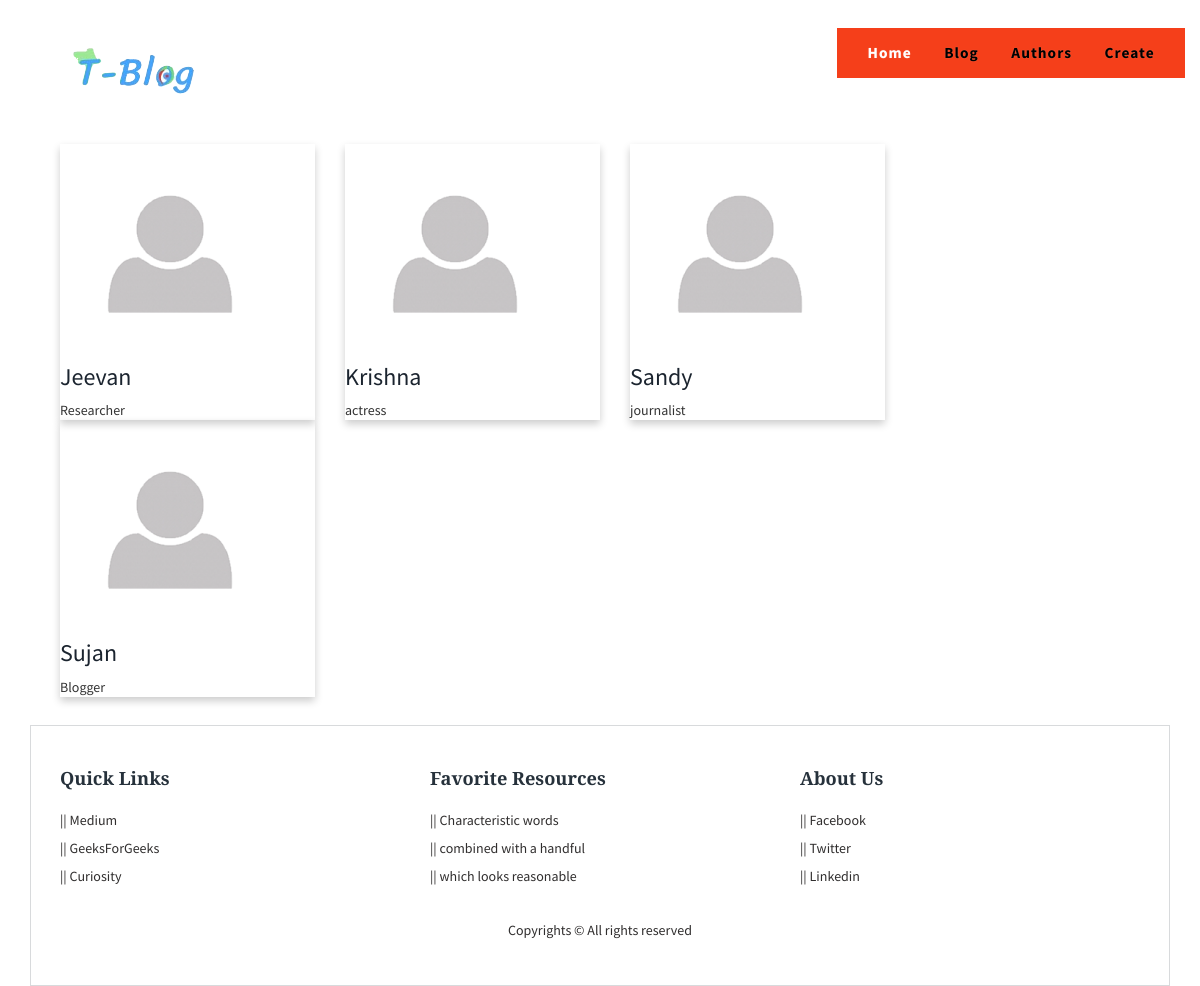
The page /blog/authors/ on the database its author committed.
### blogs/models.py (models this page shows, shortened)
class Author(models.Model):
    name = models.CharField(max_length=50)
    email = models.EmailField()
    bio = models.TextField(max_length=250)

### blogs/views.py (the view)
# urls.py: path('authors/', author_view, name='authors'),
def author_view(request):
    data = Author.objects.all().order_by('name')
    context = {
        'data':data
    }
    return render(request,'blogs/author_list.html', context=context)

### blogs/templates/blogs/author_list.html (shortened to what this page needs)
{% extends 'blogs/base_blog.html' %}
{% load static %}
{% block content %}
<div class="container">
    <div class="col-md-9 bann-right">
    <ul class="row portfolio list-unstyled mb-0 boxed-portfolio">
      {% for author in data %}
      <li class="col-md-8 col-lg-4 project" data-groups="[&quot;skill1&quot;]">
          <div class="card mb-0">
              <div class="project m-0">
                  <figure class="portfolio-item">
                      <a href="#" class="hovereffect">
                          <img class="img-responsive " src="{% static 'blogs/images/person-placeholder.png' %}" alt="">
                      </a>
                  </figure>
              </div>
              <div class="card-body">
                  <h3 class='card-text fw-bold'><a href="#" class="card-title title-link fs-16 fw-bold">{{author.name}}</a></h3>
                  <p class="card-text mt-5 mb-0 fs-14">{{ author.bio }}</p>
              </div>
          </div>
      </li>
      {% endfor %}
    </ul>
  </div>
</div>
{% endblock content %}

### blogs/templates/blogs/base_blog.html (shortened to what this page needs)
{% load static %}
<!DOCTYPE HTML>
<html>
<head>
<link href="{% static 'blogs/css/bootstrap.css' %}" rel="stylesheet" type="text/css" media="all">
<link href="{% static 'blogs/css/style.css' %}" rel="stylesheet" type="text/css" media="all" />
</head>
<body>
<div class="container">
	<div class="header">
		<div class="container">
			<div class="blog-grid-left">
				<a href="{% url 'blogs:homepage' %}"><img src="{% static 'blogs/images/LogoWi.png' %}" class="img-responsive" alt=""></a>
			</div>
				<div class="head-nav">
						<ul class="cl-effect-1">
							<li class="active"><a href="{% url 'pages:home' %}">Home</a></li>
                            <li><a href="{% url 'blogs:blog' %}">Blog</a></li>
                            <li><a href="{% url 'blogs:authors' %}">Authors</a></li>
							<li><a href="{% url 'blogs:create_blog' %}">Create</a></li>
										<div class="clearfix"></div>
						</ul>
				</div>
					<div class="clearfix"> </div>
		</div>
	</div>
	{% block content %}
    {% endblock content %}
	<div class="footer">
		<div class="col-md-4 foot-1">
			<h4>Quick Links</h4>
			<ul>
				<li><a href="https://medium.com/" target="_new">|| Medium  </a></li>
				<li><a href="https://geeksforgeeks.com/" target="_new">||   GeeksForGeeks</a></li>
				<li><a href="https://curiositydaily.com/" target="_new">||   Curiosity</a></li>
			</ul>
		</div>
		<div class="col-md-4 foot-1">
			<h4>Favorite Resources</h4>
			<ul>
				<li><a href="#">||   Characteristic words</a></li>
				<li><a href="#">||   combined with a handful</a></li>
				<li><a href="#">||   which looks reasonable</a></li>
			</ul>
		</div>
		<div class="col-md-4 foot-1">
			<h4>About Us</h4>
			<ul>
				<li><a href="https://facebook.com" target="_blank">||  Facebook</a></li>
				<li><a href="https://twitter.com" target="_blank">||  Twitter</a></li>
				<li><a href="https://linkedin.com" target="_blank">||  Linkedin</a></li>
			</ul>
		</div>
		<div class="clearfix"> </div>
		<div class="copyright">
			<p>Copyrights © All rights reserved </p>
		</div>
	</div>
</div>
</body>
</html>

### blogs/static/blogs/css/style.css (style rules this page uses)
h4, h5, h6, h1, h2, h3 { margin-top: 0; }
ul, ol { margin: 0; }
p { margin: 0; }
html,body { font-family: 'Source Sans Pro', sans-serif; background: url(../images/sos.png)no-repeat; background-size: cover; -webkit-background-size: cover; -moz-background-size: cover; -o-background-size: cover; -ms-background-size: cover; }
body a { transition:0.5s all; -webkit-transition:0.5s all; -moz-transition:0.5s all; -o-transition:0.5s all; -ms-transition:0.5s all; }
.header { padding: 2em 0; }
.head-nav ul li { display:inline-block; float:left; }
.head-nav { float: right; padding: 1em 1em; background:#f53f1a; }
.head-nav ul li a { position: relative; display: inline-block; margin: 0px 0px; outline: none; color: #fff; text-decoration: none; letter-spacing: 1px; font-weight: 700; text-shadow: 0 0 1px rgba(255,255,255,0.3); font-size: 1.1em; }
.head-nav ul { padding:0; margin: 0; }
*, *:after, *::before { -webkit-box-sizing: border-box; -moz-box-sizing: border-box; box-sizing: border-box; }
.head-nav ul li { display: inline-block; margin: 0; outline: none; text-decoration: none; letter-spacing: 1px; }
.head-nav ul li a { color: #000; }
.head-nav ul li a:hover,.head-nav ul li.active a { color:#FFF; }
.card { box-shadow: 0 4px 8px 0 rgba(0,0,0,0.2); transition: 0.3s; }
.cl-effect-1 a::before, .cl-effect-1 a::after { display: inline-block; opacity: 0; -webkit-transition: -webkit-transform 0.3s, opacity 0.2s; -moz-transition: -moz-transform 0.3s, opacity 0.2s; transition: transform 0.3s, opacity 0.2s; }
.cl-effect-1 a::before { margin-right: 10px; content: '['; -webkit-transform: translateX(20px); -moz-transform: translateX(20px); transform: translateX(20px); }
.cl-effect-1 a::after { margin-left: 10px; content: ']'; -webkit-transform: translateX(-20px); -moz-transform: translateX(-20px); transform: translateX(-20px); }
.blog-grid-left { float: left; width: 27%; }
.footer { padding: 3em 1em; border: 1px solid #D8DADC; margin: 2em 0 0; }
.footer h4 { color: #26313b; font-size: 1.3em; margin: 0 0 1em; font-weight: 700; font-family: 'Libre Baskerville', serif; }
.footer li a { color: #302e2e; font-size: 1em; line-height: 2em; text-decoration: none; }
.footer ul { padding: 0; }
.footer li { display: block; }
.copyright { margin: 2em 0 0; text-align: center; }
.copyright p { color: #302e2e; font-size: 1em; line-height: 1.8em; margin: 0; }

### rows shown on the page
Author: name "Jeevan", bio "Researcher"
Author: name "Krishna", bio "actress"
Author: name "Sandy", bio "journalist"
Author: name "Sujan", bio "Blogger"
